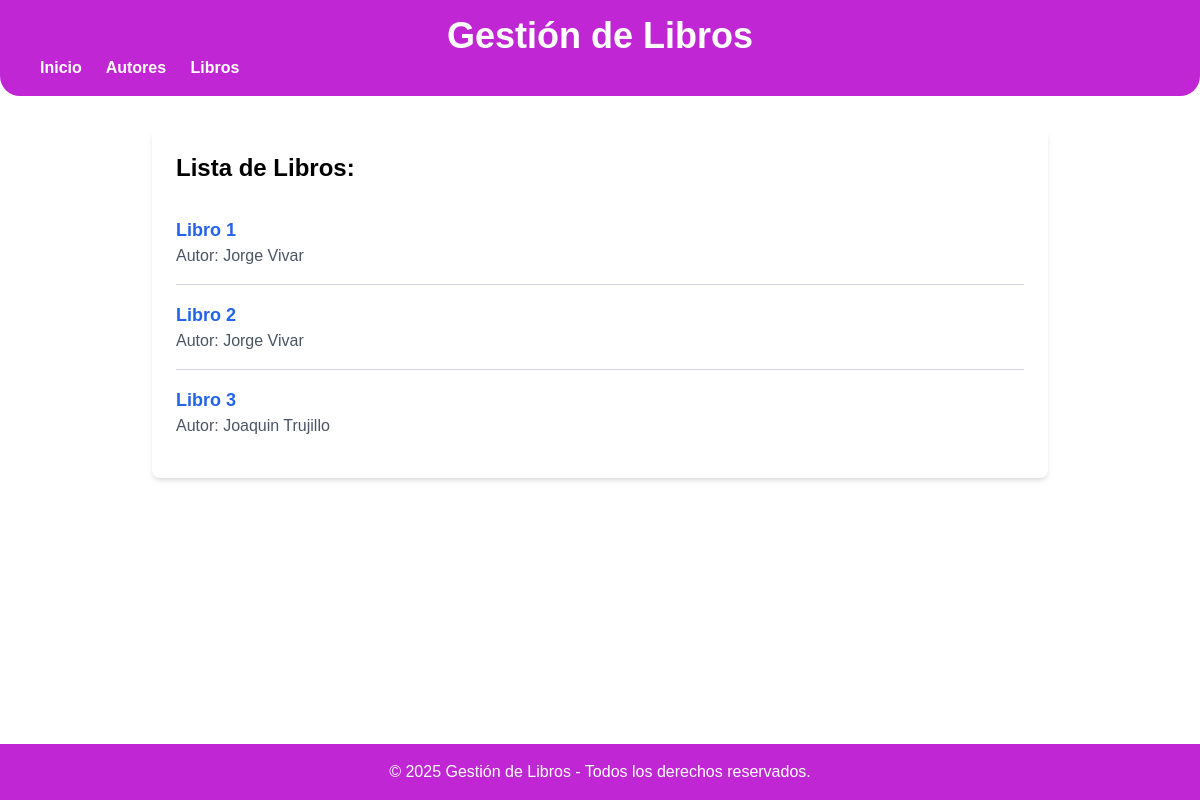
Screenshot of /gestion/libros/ with the database file from the repository.
### myapp/models.py (models this page shows, shortened)
class Libro(models.Model):
    titulo = models.CharField(max_length=100)
    fecha_publi = models.DateField()
    genero = models.CharField(max_length=100)
    isbn = models.CharField(max_length=13,unique=True)
    autor = models.ForeignKey(Autor, on_delete=models.CASCADE)

class Autor(models.Model):
    nombre= models.CharField(max_length=100)
    apellido= models.CharField(max_length=100)
    fecha_nacimiento= models.DateField()

### myapp/views.py (the view)
# urls.py: path('libros/', views.LibroListView.as_view(), name='lista_libros'),
class LibroListView(ListView):
    model = Libro
    template_name = 'lista_libros.html'

### templates/lista_libros.html (shortened to what this page needs)
{% extends 'layouts/base.html' %}
{% block content %}
<h2 class="text-2xl font-bold mb-4">Lista de Libros:</h2>
<ul class="divide-y za divide-gray-300">
    {% for libro in object_list %}
    <li class="py-4">
        <a href="{% url 'detalle_libro' libro.id %}" class="text-lg font-semibold text-blue-600 hover:underline capitalize">
            {{ libro.titulo }}
        </a>
        <p class="text-gray-600 capitalize">Autor: {{ libro.autor.nombre }} {{ libro.autor.apellido }}</p>
    </li>
    {% empty %}
    <p class="text-gray-600">No hay libros disponibles en este momento.</p>
    {% endfor %}
</ul>
{% endblock %}

### templates/layouts/base.html (style rules this page uses)
* { font-family: Arial, sans-serif; margin: 0; padding: 0; }

### rows the page displays
Libro: titulo "Libro 1", autor.nombre "Jorge", autor.apellido "Vivar"
Libro: titulo "Libro 2", autor.nombre "Jorge", autor.apellido "Vivar"
Libro: titulo "Libro 3", autor.nombre "Joaquin", autor.apellido "Trujillo"
